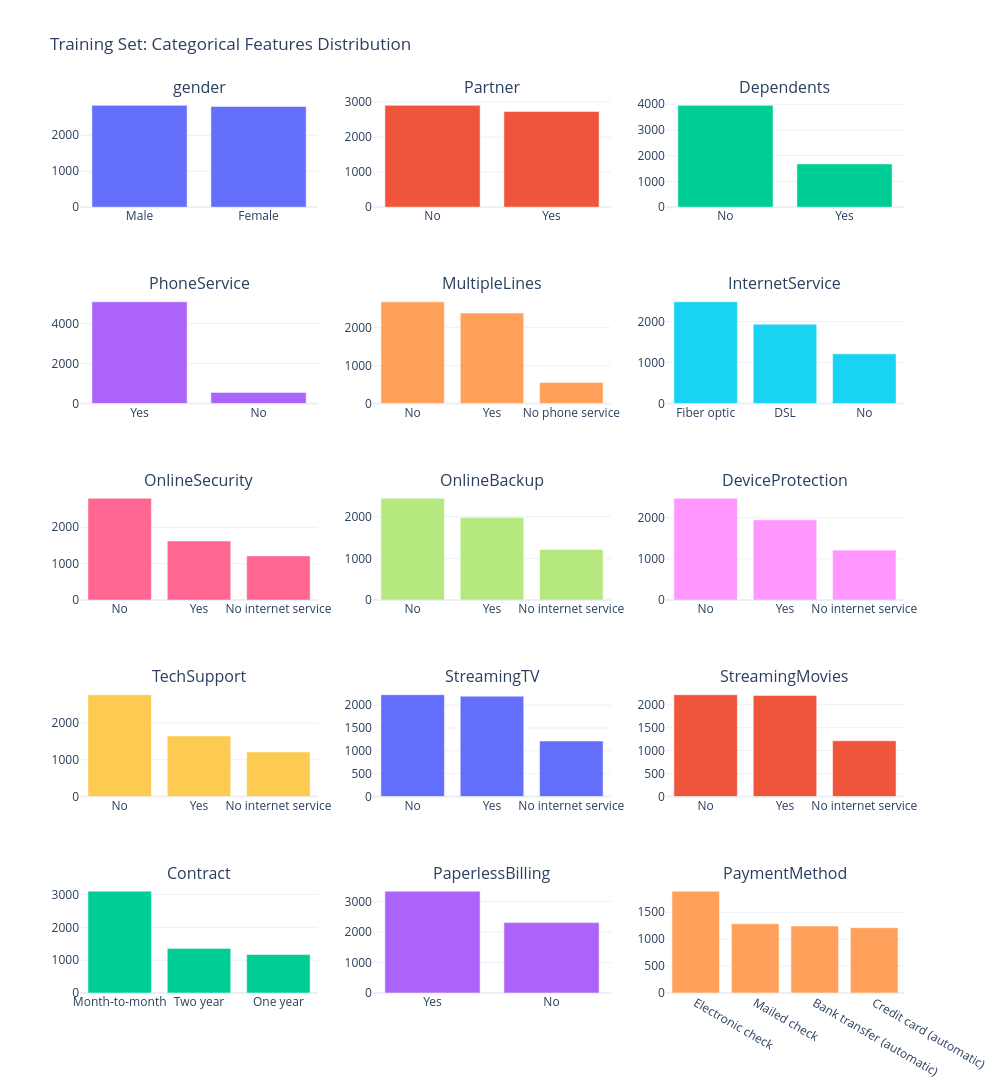

This figure's notebook cell:
### Markdown cell above
## Exploring Categorical Features

Categorical variables describe qualities or groups (like gender, internet service type, or presence of dependents). To understand how these groups are distributed across our customer base, we will plot bar charts. By looking at the sheer count of customers in each category, we can identify which groups are the most common and spot any severe class imbalances.

We are arranging these bar charts into a grid of subplots so that we can scan the distributions across all categorical features at a glance.

### Code cell
# Isolate categorical columns (excluding our target variable 'Churn')
cat_cols = df_train.select_dtypes(include=['object']).columns.tolist()
if 'Churn' in cat_cols:
    cat_cols.remove('Churn')

# Determine the layout for the subplot grid
n_cols = 3
n_rows = int(np.ceil(len(cat_cols) / n_cols))

fig_cat = make_subplots(rows=n_rows, cols=n_cols, subplot_titles=cat_cols)

row = 1
col = 1
for c in cat_cols:
    # Count the occurrences of each category
    counts = df_train[c].value_counts().reset_index()
    counts.columns = [c, 'count']
    
    # Add a bar chart to the current subplot grid position
    fig_cat.add_trace(
        go.Bar(x=counts[c], y=counts['count'], name=c),
        row=row, col=col
    )
    
    col += 1
    if col > n_cols:
        col = 1
        row += 1

fig_cat.update_layout(height=300 * n_rows, width=1000, title_text="Training Set: Categorical Features Distribution", showlegend=False)
fig_cat.show()

### Figure 1 — Plotly figure (JSON) as saved in the notebook; plotly's stock layout.template omitted (floating-point values rounded to 4 significant figures)
{"data": [{"name": "gender", "type": "bar", "x": ["Male", "Female"], "xaxis": "x", "y": [2833, 2801], "yaxis": "y"}, {"name": "Partner", "type": "bar", "x": ["No", "Yes"], "xaxis": "x2", "y": [2905, 2729], "yaxis": "y2"}, {"name": "Dependents", "type": "bar", "x": ["No", "Yes"], "xaxis": "x3", "y": [3955, 1679], "yaxis": "y3"}, {"name": "PhoneService", "type": "bar", "x": ["Yes", "No"], "xaxis": "x4", "y": [5075, 559], "yaxis": "y4"}, {"name": "MultipleLines", "type": "bar", "x": ["No", "Yes", "No phone service"], "xaxis": "x5", "y": [2685, 2390, 559], "yaxis": "y5"}, {"name": "InternetService", "type": "bar", "x": ["Fiber optic", "DSL", "No"], "xaxis": "x6", "y": [2483, 1937, 1214], "yaxis": "y6"}, {"name": "OnlineSecurity", "type": "bar", "x": ["No", "Yes", "No internet service"], "xaxis": "x7", "y": [2797, 1623, 1214], "yaxis": "y7"}, {"name": "OnlineBackup", "type": "bar", "x": ["No", "Yes", "No internet service"], "xaxis": "x8", "y": [2442, 1978, 1214], "yaxis": "y8"}, {"name": "DeviceProtection", "type": "bar", "x": ["No", "Yes", "No internet service"], "xaxis": "x9", "y": [2472, 1948, 1214], "yaxis": "y9"}, {"name": "TechSupport", "type": "bar", "x": ["No", "Yes", "No internet service"], "xaxis": "x10", "y": [2771, 1649, 1214], "yaxis": "y10"}, {"name": "StreamingTV", "type": "bar", "x": ["No", "Yes", "No internet service"], "xaxis": "x11", "y": [2226, 2194, 1214], "yaxis": "y11"}, {"name": "StreamingMovies", "type": "bar", "x": ["No", "Yes", "No internet service"], "xaxis": "x12", "y": [2217, 2203, 1214], "yaxis": "y12"}, {"name": "Contract", "type": "bar", "x": ["Month-to-month", "Two year", "One year"], "xaxis": "x13", "y": [3102, 1359, 1173], "yaxis": "y13"}, {"name": "PaperlessBilling", "type": "bar", "x": ["Yes", "No"], "xaxis": "x14", "y": [3331, 2303], "yaxis": "y14"}, {"name": "PaymentMethod", "type": "bar", "x": ["Electronic check", "Mailed check", "Bank transfer (automatic)", "Credit card (automatic)"], "xaxis": "x15", "y": [1891, 1286, 1244, 1213], "yaxis": "y15"}], "layout": {"annotations": [{"font": {"size": 16}, "showarrow": false, "text": "gender", "x": 0.1444, "xanchor": "center", "xref": "paper", "y": 1, "yanchor": "bottom", "yref": "paper"}, {"font": {"size": 16}, "showarrow": false, "text": "Partner", "x": 0.5, "xanchor": "center", "xref": "paper", "y": 1, "yanchor": "bottom", "yref": "paper"}, {"font": {"size": 16}, "showarrow": false, "text": "Dependents", "x": 0.8556, "xanchor": "center", "xref": "paper", "y": 1, "yanchor": "bottom", "yref": "paper"}, {"font": {"size": 16}, "showarrow": false, "text": "PhoneService", "x": 0.1444, "xanchor": "center", "xref": "paper", "y": 0.78, "yanchor": "bottom", "yref": "paper"}, {"font": {"size": 16}, "showarrow": false, "text": "MultipleLines", "x": 0.5, "xanchor": "center", "xref": "paper", "y": 0.78, "yanchor": "bottom", "yref": "paper"}, {"font": {"size": 16}, "showarrow": false, "text": "InternetService", "x": 0.8556, "xanchor": "center", "xref": "paper", "y": 0.78, "yanchor": "bottom", "yref": "paper"}, {"font": {"size": 16}, "showarrow": false, "text": "OnlineSecurity", "x": 0.1444, "xanchor": "center", "xref": "paper", "y": 0.56, "yanchor": "bottom", "yref": "paper"}, {"font": {"size": 16}, "showarrow": false, "text": "OnlineBackup", "x": 0.5, "xanchor": "center", "xref": "paper", "y": 0.56, "yanchor": "bottom", "yref": "paper"}, {"font": {"size": 16}, "showarrow": false, "text": "DeviceProtection", "x": 0.8556, "xanchor": "center", "xref": "paper", "y": 0.56, "yanchor": "bottom", "yref": "paper"}, {"font": {"size": 16}, "showarrow": false, "text": "TechSupport", "x": 0.1444, "xanchor": "center", "xref": "paper", "y": 0.34, "yanchor": "bottom", "yref": "paper"}, {"font": {"size": 16}, "showarrow": false, "text": "StreamingTV", "x": 0.5, "xanchor": "center", "xref": "paper", "y": 0.34, "yanchor": "bottom", "yref": "paper"}, {"font": {"size": 16}, "showarrow": false, "text": "StreamingMovies", "x": 0.8556, "xanchor": "center", "xref": "paper", "y": 0.34, "yanchor": "bottom", "yref": "paper"}, {"font": {"size": 16}, "showarrow": false, "text": "Contract", "x": 0.1444, "xanchor": "center", "xref": "paper", "y": 0.12, "yanchor": "bottom", "yref": "paper"}, {"font": {"size": 16}, "showarrow": false, "text": "PaperlessBilling", "x": 0.5, "xanchor": "center", "xref": "paper", "y": 0.12, "yanchor": "bottom", "yref": "paper"}, {"font": {"size": 16}, "showarrow": false, "text": "PaymentMethod", "x": 0.8556, "xanchor": "center", "xref": "paper", "y": 0.12, "yanchor": "bottom", "yref": "paper"}], "height": 1500, "showlegend": false, "title": {"text": "Training Set: Categorical Features Distribution"}, "width": 1000, "xaxis": {"anchor": "y", "domain": [0, 0.2889]}, "xaxis10": {"anchor": "y10", "domain": [0, 0.2889]}, "xaxis11": {"anchor": "y11", "domain": [0.3556, 0.6444]}, "xaxis12": {"anchor": "y12", "domain": [0.7111, 1]}, "xaxis13": {"anchor": "y13", "domain": [0, 0.2889]}, "xaxis14": {"anchor": "y14", "domain": [0.3556, 0.6444]}, "xaxis15": {"anchor": "y15", "domain": [0.7111, 1]}, "xaxis2": {"anchor": "y2", "domain": [0.3556, 0.6444]}, "xaxis3": {"anchor": "y3", "domain": [0.7111, 1]}, "xaxis4": {"anchor": "y4", "domain": [0, 0.2889]}, "xaxis5": {"anchor": "y5", "domain": [0.3556, 0.6444]}, "xaxis6": {"anchor": "y6", "domain": [0.7111, 1]}, "xaxis7": {"anchor": "y7", "domain": [0, 0.2889]}, "xaxis8": {"anchor": "y8", "domain": [0.3556, 0.6444]}, "xaxis9": {"anchor": "y9", "domain": [0.7111, 1]}, "yaxis": {"anchor": "x", "domain": [0.88, 1]}, "yaxis10": {"anchor": "x10", "domain": [0.22, 0.34]}, "yaxis11": {"anchor": "x11", "domain": [0.22, 0.34]}, "yaxis12": {"anchor": "x12", "domain": [0.22, 0.34]}, "yaxis13": {"anchor": "x13", "domain": [0, 0.12]}, "yaxis14": {"anchor": "x14", "domain": [0, 0.12]}, "yaxis15": {"anchor": "x15", "domain": [0, 0.12]}, "yaxis2": {"anchor": "x2", "domain": [0.88, 1]}, "yaxis3": {"anchor": "x3", "domain": [0.88, 1]}, "yaxis4": {"anchor": "x4", "domain": [0.66, 0.78]}, "yaxis5": {"anchor": "x5", "domain": [0.66, 0.78]}, "yaxis6": {"anchor": "x6", "domain": [0.66, 0.78]}, "yaxis7": {"anchor": "x7", "domain": [0.44, 0.56]}, "yaxis8": {"anchor": "x8", "domain": [0.44, 0.56]}, "yaxis9": {"anchor": "x9", "domain": [0.44, 0.56]}}}
